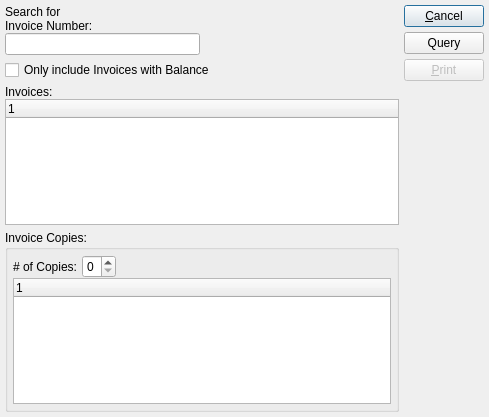
<ui version="4.0" >
 <comment>This file is part of the xTuple ERP: PostBooks Edition, a free and
open source Enterprise Resource Planning software suite,
Copyright (c) 1999-2010 by OpenMFG LLC, d/b/a xTuple.
It is licensed to you under the Common Public Attribution License
version 1.0, the full text of which (including xTuple-specific Exhibits)
is available at www.xtuple.com/CPAL.  By using this software, you agree
to be bound by its terms.</comment>
 <class>reprintInvoices</class>
 <widget class="QDialog" name="reprintInvoices" >
  <property name="geometry" >
   <rect>
    <x>0</x>
    <y>0</y>
    <width>489</width>
    <height>417</height>
   </rect>
  </property>
  <property name="windowTitle" >
   <string>Re-Print Invoices</string>
  </property>
  <layout class="QHBoxLayout" name="horizontalLayout" >
   <item>
    <layout class="QVBoxLayout" name="verticalLayout" >
     <item>
      <layout class="QHBoxLayout" >
       <item>
        <layout class="QVBoxLayout" >
         <property name="spacing" >
          <number>0</number>
         </property>
         <item>
          <widget class="QLabel" name="_invoicePatternLit" >
           <property name="text" >
            <string>Search for
Invoice Number:</string>
           </property>
           <property name="alignment" >
            <set>Qt::AlignBottom|Qt::AlignLeading|Qt::AlignLeft</set>
           </property>
           <property name="buddy" >
            <cstring>_invoicePattern</cstring>
           </property>
          </widget>
         </item>
         <item>
          <widget class="QLineEdit" name="_invoicePattern" />
         </item>
        </layout>
       </item>
       <item>
        <spacer>
         <property name="orientation" >
          <enum>Qt::Horizontal</enum>
         </property>
         <property name="sizeHint" stdset="0" >
          <size>
           <width>40</width>
           <height>20</height>
          </size>
         </property>
        </spacer>
       </item>
       <item>
        <widget class="DateCluster" name="_dates" >
         <property name="focusPolicy" >
          <enum>Qt::StrongFocus</enum>
         </property>
        </widget>
       </item>
      </layout>
     </item>
     <item>
      <widget class="XCheckBox" name="_balanceOnly" >
       <property name="text" >
        <string>Only include Invoices with Balance</string>
       </property>
      </widget>
     </item>
     <item>
      <layout class="QVBoxLayout" >
       <property name="spacing" >
        <number>0</number>
       </property>
       <item>
        <widget class="QLabel" name="_invoicesLit" >
         <property name="text" >
          <string>Invoices:</string>
         </property>
         <property name="buddy" >
          <cstring>_invoice</cstring>
         </property>
        </widget>
       </item>
       <item>
        <widget class="XTreeWidget" name="_invoice" />
       </item>
      </layout>
     </item>
     <item>
      <widget class="QGroupBox" name="_invoiceGroup" >
       <property name="title" >
        <string>Invoice Copies:</string>
       </property>
       <layout class="QVBoxLayout" >
        <property name="spacing" >
         <number>0</number>
        </property>
        <property name="margin" >
         <number>5</number>
        </property>
        <item>
         <layout class="QHBoxLayout" >
          <property name="spacing" >
           <number>0</number>
          </property>
          <item>
           <layout class="QHBoxLayout" >
            <property name="spacing" >
             <number>5</number>
            </property>
            <item>
             <widget class="QLabel" name="_numOfCopiesLit" >
              <property name="text" >
               <string># of Copies:</string>
              </property>
              <property name="alignment" >
               <set>Qt::AlignRight|Qt::AlignTrailing|Qt::AlignVCenter</set>
              </property>
              <property name="buddy" >
               <cstring>_numOfCopies</cstring>
              </property>
             </widget>
            </item>
            <item>
             <widget class="QSpinBox" name="_numOfCopies" >
              <property name="enabled" >
               <bool>true</bool>
              </property>
              <property name="minimum" >
               <number>0</number>
              </property>
              <property name="maximum" >
               <number>9</number>
              </property>
              <property name="value" >
               <number>0</number>
              </property>
             </widget>
            </item>
           </layout>
          </item>
          <item>
           <spacer>
            <property name="orientation" >
             <enum>Qt::Horizontal</enum>
            </property>
            <property name="sizeType" >
             <enum>QSizePolicy::Expanding</enum>
            </property>
            <property name="sizeHint" stdset="0" >
             <size>
              <width>16</width>
              <height>10</height>
             </size>
            </property>
           </spacer>
          </item>
         </layout>
        </item>
        <item>
         <widget class="XTreeWidget" name="_watermarks" />
        </item>
       </layout>
      </widget>
     </item>
    </layout>
   </item>
   <item>
    <layout class="QVBoxLayout" >
     <property name="spacing" >
      <number>0</number>
     </property>
     <item>
      <layout class="QVBoxLayout" >
       <property name="spacing" >
        <number>5</number>
       </property>
       <item>
        <widget class="QPushButton" name="_close" >
         <property name="text" >
          <string>&amp;Cancel</string>
         </property>
        </widget>
       </item>
       <item>
        <widget class="QPushButton" name="_query" >
         <property name="text" >
          <string>Query</string>
         </property>
        </widget>
       </item>
       <item>
        <widget class="QPushButton" name="_print" >
         <property name="enabled" >
          <bool>false</bool>
         </property>
         <property name="text" >
          <string>&amp;Print</string>
         </property>
        </widget>
       </item>
      </layout>
     </item>
     <item>
      <spacer>
       <property name="orientation" >
        <enum>Qt::Vertical</enum>
       </property>
       <property name="sizeType" >
        <enum>QSizePolicy::Expanding</enum>
       </property>
       <property name="sizeHint" stdset="0" >
        <size>
         <width>10</width>
         <height>61</height>
        </size>
       </property>
      </spacer>
     </item>
    </layout>
   </item>
  </layout>
 </widget>
 <layoutdefault spacing="5" margin="5" />
 <pixmapfunction>qPixmapFromMimeSource</pixmapfunction>
 <customwidgets>
  <customwidget>
   <class>DateCluster</class>
   <extends>QWidget</extends>
   <header>datecluster.h</header>
  </customwidget>
  <customwidget>
   <class>XCheckBox</class>
   <extends>QCheckBox</extends>
   <header>xcheckbox.h</header>
  </customwidget>
  <customwidget>
   <class>XTreeWidget</class>
   <extends>QTreeWidget</extends>
   <header>xtreewidget.h</header>
   <container>1</container>
  </customwidget>
 </customwidgets>
 <tabstops>
  <tabstop>_invoicePattern</tabstop>
  <tabstop>_dates</tabstop>
  <tabstop>_query</tabstop>
  <tabstop>_invoice</tabstop>
  <tabstop>_numOfCopies</tabstop>
  <tabstop>_watermarks</tabstop>
  <tabstop>_print</tabstop>
  <tabstop>_close</tabstop>
 </tabstops>
 <resources/>
 <connections>
  <connection>
   <sender>_close</sender>
   <signal>clicked()</signal>
   <receiver>reprintInvoices</receiver>
   <slot>reject()</slot>
   <hints>
    <hint type="sourcelabel" >
     <x>20</x>
     <y>20</y>
    </hint>
    <hint type="destinationlabel" >
     <x>20</x>
     <y>20</y>
    </hint>
   </hints>
  </connection>
  <connection>
   <sender>_invoice</sender>
   <signal>valid(bool)</signal>
   <receiver>_print</receiver>
   <slot>setEnabled(bool)</slot>
   <hints>
    <hint type="sourcelabel" >
     <x>20</x>
     <y>20</y>
    </hint>
    <hint type="destinationlabel" >
     <x>20</x>
     <y>20</y>
    </hint>
   </hints>
  </connection>
 </connections>
</ui>
